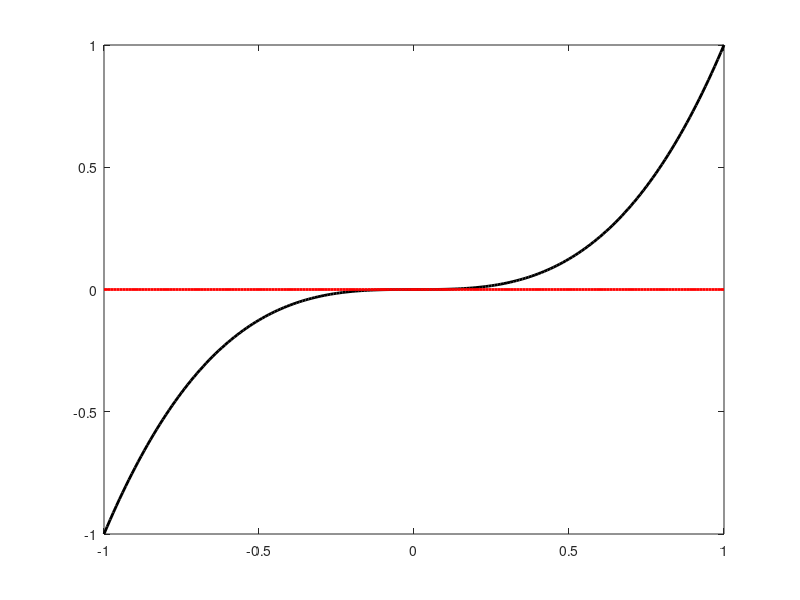

The MATLAB source for this figure:
% Solve the nonlinear equation
%        x^3 = 0
% using Newton's method.  This is to demonstrate that you may not have quadratic
% convergence if the assumptions of the statement are not satisfied


clear all;
clc;
xx = -1:0.01:1;
ff = xx.^3;
plot(xx,ff, '-k', 'Linewidth', 2); hold on;
plot(xx,0*xx,'-r','Linewidth', 2);

x = 1.;

fprintf('\nNewtons method \n');
fprintf('%10s    %12s           %12s\n', 'Iteration', 'Iterate x_k', 'Value f(x_k)');
for i=1:100
    % Newton's method
    x = x - x^3/(3*x^2);
    fprintf('%10d    %.16f    %10s\n', i, x, x^3 );
    
    if (abs(x^3) < 1e-14)
       fprintf('Converged after %d iterations.\n', i)
       break;
   end
end